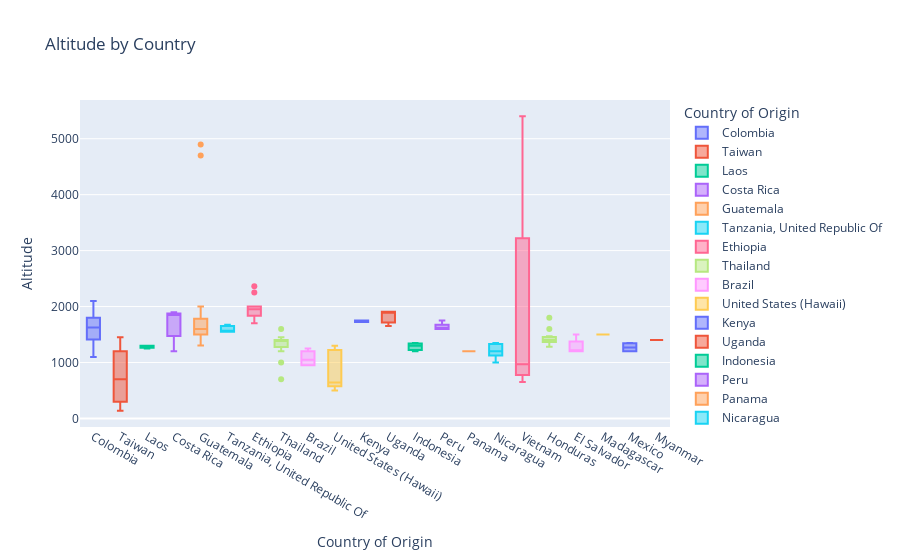

The cell this chart's notebook holds for it:
### Code cell
boxplot_altitude = px.box(
    df_coffee,
    y='Altitude',
    x='Country of Origin',
    title='Altitude by Country',
    color='Country of Origin',
)

boxplot_altitude.show()

### Figure 1 — Plotly figure (JSON) as saved in the notebook; plotly's stock layout.template omitted (floating-point values rounded to 4 significant figures)
{"data": [{"alignmentgroup": "True", "hovertemplate": "Country of Origin=%{x}<br>Altitude=%{y}<extra></extra>", "legendgroup": "Colombia", "marker": {"color": "#636efa"}, "name": "Colombia", "notched": false, "offsetgroup": "Colombia", "orientation": "v", "showlegend": true, "type": "box", "x": ["Colombia", "Colombia", "Colombia", "Colombia", "Colombia", "Colombia", "Colombia", "Colombia", "Colombia", "Colombia", "Colombia", "Colombia", "Colombia", "Colombia", "Colombia", "Colombia", "Colombia", "Colombia", "Colombia"], "x0": " ", "xaxis": "x", "y": [1815, 1975, 1850, 1350, 2100, 1550, 1411, 1700, 1800, null, 1700, 1100, 1390, 1650, 1350, 1700, 1574, 1550, 1600], "y0": " ", "yaxis": "y"}, {"alignmentgroup": "True", "hovertemplate": "Country of Origin=%{x}<br>Altitude=%{y}<extra></extra>", "legendgroup": "Taiwan", "marker": {"color": "#EF553B"}, "name": "Taiwan", "notched": false, "offsetgroup": "Taiwan", "orientation": "v", "showlegend": true, "type": "box", "x": ["Taiwan", "Taiwan", "Taiwan", "Taiwan", "Taiwan", "Taiwan", "Taiwan", "Taiwan", "Taiwan", "Taiwan", "Taiwan", "Taiwan", "Taiwan", "Taiwan", "Taiwan", "Taiwan", "Taiwan", "Taiwan", "Taiwan", "Taiwan", "Taiwan", "Taiwan", "Taiwan", "Taiwan", "Taiwan", "Taiwan", "Taiwan", "Taiwan", "Taiwan", "Taiwan", "Taiwan", "Taiwan", "Taiwan", "Taiwan", "Taiwan", "Taiwan", "Taiwan", "Taiwan", "Taiwan", "Taiwan", "Taiwan", "Taiwan", "Taiwan", "Taiwan", "Taiwan", "Taiwan", "Taiwan", "Taiwan", "Taiwan", "Taiwan", "Taiwan", "Taiwan", "Taiwan", "Taiwan", "Taiwan", "Taiwan", "Taiwan", "Taiwan", "Taiwan", "Taiwan", "Taiwan"], "x0": " ", "xaxis": "x", "y": [1200, 1250, 1200, 1250, 1250, 1100, 1300, 1200, 850, 1250, 1300, 1200, 1060, 200, 200, 668, 1200, 650, 850, 400, 1000, 800, 150, 800, 375, 230, 1300, 1400, 1200, 250, 700, 1250, 1450, 520, 400, 850, 150, 800, 1250, 300, 325, 275, 1100, 250, 300, 750, 1150, 250, 340, 275, 1200, 165, 465, 139, 140, 600, 460, 500, 300, 300, 435], "y0": " ", "yaxis": "y"}, {"alignmentgroup": "True", "hovertemplate": "Country of Origin=%{x}<br>Altitude=%{y}<extra></extra>", "legendgroup": "Laos", "marker": {"color": "#00cc96"}, "name": "Laos", "notched": false, "offsetgroup": "Laos", "orientation": "v", "showlegend": true, "type": "box", "x": ["Laos", "Laos", "Laos"], "x0": " ", "xaxis": "x", "y": [1300, 1250, 1300], "y0": " ", "yaxis": "y"}, {"alignmentgroup": "True", "hovertemplate": "Country of Origin=%{x}<br>Altitude=%{y}<extra></extra>", "legendgroup": "Costa Rica", "marker": {"color": "#ab63fa"}, "name": "Costa Rica", "notched": false, "offsetgroup": "Costa Rica", "orientation": "v", "showlegend": true, "type": "box", "x": ["Costa Rica", "Costa Rica", "Costa Rica", "Costa Rica", "Costa Rica", "Costa Rica", "Costa Rica", "Costa Rica"], "x0": " ", "xaxis": "x", "y": [1900, 1850, 1900, 1850, 1850, 1450, 1500, 1200], "y0": " ", "yaxis": "y"}, {"alignmentgroup": "True", "hovertemplate": "Country of Origin=%{x}<br>Altitude=%{y}<extra></extra>", "legendgroup": "Guatemala", "marker": {"color": "#FFA15A"}, "name": "Guatemala", "notched": false, "offsetgroup": "Guatemala", "orientation": "v", "showlegend": true, "type": "box", "x": ["Guatemala", "Guatemala", "Guatemala", "Guatemala", "Guatemala", "Guatemala", "Guatemala", "Guatemala", "Guatemala", "Guatemala", "Guatemala", "Guatemala", "Guatemala", "Guatemala", "Guatemala", "Guatemala", "Guatemala", "Guatemala", "Guatemala", "Guatemala", "Guatemala"], "x0": " ", "xaxis": "x", "y": [1668, 2000, 1900, 1600, 4700, 1600, 1600, 4895, 1350, 1600, 1600, 1550, 1550, 1900, 1600, 1400, null, 1600, 1302.0, 1450, 1400], "y0": " ", "yaxis": "y"}, {"alignmentgroup": "True", "hovertemplate": "Country of Origin=%{x}<br>Altitude=%{y}<extra></extra>", "legendgroup": "Tanzania, United Republic Of", "marker": {"color": "#19d3f3"}, "name": "Tanzania, United Republic Of", "notched": false, "offsetgroup": "Tanzania, United Republic Of", "orientation": "v", "showlegend": true, "type": "box", "x": ["Tanzania, United Republic Of", "Tanzania, United Republic Of", "Tanzania, United Republic Of", "Tanzania, United Republic Of", "Tanzania, United Republic Of", "Tanzania, United Republic Of"], "x0": " ", "xaxis": "x", "y": [1550, 1585, 1654, 1675, 1550, 1550], "y0": " ", "yaxis": "y"}, {"alignmentgroup": "True", "hovertemplate": "Country of Origin=%{x}<br>Altitude=%{y}<extra></extra>", "legendgroup": "Ethiopia", "marker": {"color": "#FF6692"}, "name": "Ethiopia", "notched": false, "offsetgroup": "Ethiopia", "orientation": "v", "showlegend": true, "type": "box", "x": ["Ethiopia", "Ethiopia", "Ethiopia", "Ethiopia", "Ethiopia", "Ethiopia", "Ethiopia", "Ethiopia", "Ethiopia", "Ethiopia", "Ethiopia"], "x0": " ", "xaxis": "x", "y": [2000, 1950, 2000, 1950, 2250, 1700, 1943, 2361, 1800, 2000, 1700], "y0": " ", "yaxis": "y"}, {"alignmentgroup": "True", "hovertemplate": "Country of Origin=%{x}<br>Altitude=%{y}<extra></extra>", "legendgroup": "Thailand", "marker": {"color": "#B6E880"}, "name": "Thailand", "notched": false, "offsetgroup": "Thailand", "orientation": "v", "showlegend": true, "type": "box", "x": ["Thailand", "Thailand", "Thailand", "Thailand", "Thailand", "Thailand", "Thailand", "Thailand", "Thailand", "Thailand", "Thailand", "Thailand"], "x0": " ", "xaxis": "x", "y": [1600, 1350, 1390, 1450, 1400, 1400, 1390, 1200, 1000, 1400, 1400, 700], "y0": " ", "yaxis": "y"}, {"alignmentgroup": "True", "hovertemplate": "Country of Origin=%{x}<br>Altitude=%{y}<extra></extra>", "legendgroup": "Brazil", "marker": {"color": "#FF97FF"}, "name": "Brazil", "notched": false, "offsetgroup": "Brazil", "orientation": "v", "showlegend": true, "type": "box", "x": ["Brazil", "Brazil", "Brazil", "Brazil", "Brazil", "Brazil", "Brazil", "Brazil", "Brazil", "Brazil"], "x0": " ", "xaxis": "x", "y": [1250, 1100, 950, 1100, 1000, 950, 1200, 1200, 950, 975], "y0": " ", "yaxis": "y"}, {"alignmentgroup": "True", "hovertemplate": "Country of Origin=%{x}<br>Altitude=%{y}<extra></extra>", "legendgroup": "United States (Hawaii)", "marker": {"color": "#FECB52"}, "name": "United States (Hawaii)", "notched": false, "offsetgroup": "United States (Hawaii)", "orientation": "v", "showlegend": true, "type": "box", "x": ["United States (Hawaii)", "United States (Hawaii)", "United States (Hawaii)", "United States (Hawaii)", "United States (Hawaii)"], "x0": " ", "xaxis": "x", "y": [600, 1300, 500, 640, 1200], "y0": " ", "yaxis": "y"}, {"alignmentgroup": "True", "hovertemplate": "Country of Origin=%{x}<br>Altitude=%{y}<extra></extra>", "legendgroup": "Kenya", "marker": {"color": "#636efa"}, "name": "Kenya", "notched": false, "offsetgroup": "Kenya", "orientation": "v", "showlegend": true, "type": "box", "x": ["Kenya", "Kenya"], "x0": " ", "xaxis": "x", "y": [1750, 1725], "y0": " ", "yaxis": "y"}, {"alignmentgroup": "True", "hovertemplate": "Country of Origin=%{x}<br>Altitude=%{y}<extra></extra>", "legendgroup": "Uganda", "marker": {"color": "#EF553B"}, "name": "Uganda", "notched": false, "offsetgroup": "Uganda", "orientation": "v", "showlegend": true, "type": "box", "x": ["Uganda", "Uganda", "Uganda"], "x0": " ", "xaxis": "x", "y": [1905, 1650, 1905], "y0": " ", "yaxis": "y"}, {"alignmentgroup": "True", "hovertemplate": "Country of Origin=%{x}<br>Altitude=%{y}<extra></extra>", "legendgroup": "Indonesia", "marker": {"color": "#00cc96"}, "name": "Indonesia", "notched": false, "offsetgroup": "Indonesia", "orientation": "v", "showlegend": true, "type": "box", "x": ["Indonesia", "Indonesia", "Indonesia"], "x0": " ", "xaxis": "x", "y": [1200, 1300, 1350], "y0": " ", "yaxis": "y"}, {"alignmentgroup": "True", "hovertemplate": "Country of Origin=%{x}<br>Altitude=%{y}<extra></extra>", "legendgroup": "Peru", "marker": {"color": "#ab63fa"}, "name": "Peru", "notched": false, "offsetgroup": "Peru", "orientation": "v", "showlegend": true, "type": "box", "x": ["Peru", "Peru", "Peru", "Peru"], "x0": " ", "xaxis": "x", "y": [1750, 1600, 1600, 1600], "y0": " ", "yaxis": "y"}, {"alignmentgroup": "True", "hovertemplate": "Country of Origin=%{x}<br>Altitude=%{y}<extra></extra>", "legendgroup": "Panama", "marker": {"color": "#FFA15A"}, "name": "Panama", "notched": false, "offsetgroup": "Panama", "orientation": "v", "showlegend": true, "type": "box", "x": ["Panama", "Panama"], "x0": " ", "xaxis": "x", "y": [1200, 1200], "y0": " ", "yaxis": "y"}, {"alignmentgroup": "True", "hovertemplate": "Country of Origin=%{x}<br>Altitude=%{y}<extra></extra>", "legendgroup": "Nicaragua", "marker": {"color": "#19d3f3"}, "name": "Nicaragua", "notched": false, "offsetgroup": "Nicaragua", "orientation": "v", "showlegend": true, "type": "box", "x": ["Nicaragua", "Nicaragua", "Nicaragua", "Nicaragua", "Nicaragua", "Nicaragua", "Nicaragua"], "x0": " ", "xaxis": "x", "y": [1350, 1200, 1350, 1275, 1100, 1000, 1200], "y0": " ", "yaxis": "y"}, {"alignmentgroup": "True", "hovertemplate": "Country of Origin=%{x}<br>Altitude=%{y}<extra></extra>", "legendgroup": "Vietnam", "marker": {"color": "#FF6692"}, "name": "Vietnam", "notched": false, "offsetgroup": "Vietnam", "orientation": "v", "showlegend": true, "type": "box", "x": ["Vietnam", "Vietnam", "Vietnam", "Vietnam"], "x0": " ", "xaxis": "x", "y": [650, 900, 1040, 5400], "y0": " ", "yaxis": "y"}, {"alignmentgroup": "True", "hovertemplate": "Country of Origin=%{x}<br>Altitude=%{y}<extra></extra>", "legendgroup": "Honduras", "marker": {"color": "#B6E880"}, "name": "Honduras", "notched": false, "offsetgroup": "Honduras", "orientation": "v", "showlegend": true, "type": "box", "x": ["Honduras", "Honduras", "Honduras", "Honduras", "Honduras", "Honduras", "Honduras", "Honduras", "Honduras", "Honduras", "Honduras", "Honduras", "Honduras"], "x0": " ", "xaxis": "x", "y": [1368, 1368, 1800, 1470, 1400, 1600, 1400, 1368, 1450, 1280, 1450, 1368, 1368], "y0": " ", "yaxis": "y"}, {"alignmentgroup": "True", "hovertemplate": "Country of Origin=%{x}<br>Altitude=%{y}<extra></extra>", "legendgroup": "El Salvador", "marker": {"color": "#FF97FF"}, "name": "El Salvador", "notched": false, "offsetgroup": "El Salvador", "orientation": "v", "showlegend": true, "type": "box", "x": ["El Salvador", "El Salvador", "El Salvador", "El Salvador", "El Salvador", "El Salvador", "El Salvador"], "x0": " ", "xaxis": "x", "y": [1500, 1200, 1200, 1200, 1400, 1300, 1200], "y0": " ", "yaxis": "y"}, {"alignmentgroup": "True", "hovertemplate": "Country of Origin=%{x}<br>Altitude=%{y}<extra></extra>", "legendgroup": "Madagascar", "marker": {"color": "#FECB52"}, "name": "Madagascar", "notched": false, "offsetgroup": "Madagascar", "orientation": "v", "showlegend": true, "type": "box", "x": ["Madagascar"], "x0": " ", "xaxis": "x", "y": [1500], "y0": " ", "yaxis": "y"}, {"alignmentgroup": "True", "hovertemplate": "Country of Origin=%{x}<br>Altitude=%{y}<extra></extra>", "legendgroup": "Mexico", "marker": {"color": "#636efa"}, "name": "Mexico", "notched": false, "offsetgroup": "Mexico", "orientation": "v", "showlegend": true, "type": "box", "x": ["Mexico", "Mexico", "Mexico", "Mexico"], "x0": " ", "xaxis": "x", "y": [1200, 1350, 1340, 1200], "y0": " ", "yaxis": "y"}, {"alignmentgroup": "True", "hovertemplate": "Country of Origin=%{x}<br>Altitude=%{y}<extra></extra>", "legendgroup": "Myanmar", "marker": {"color": "#EF553B"}, "name": "Myanmar", "notched": false, "offsetgroup": "Myanmar", "orientation": "v", "showlegend": true, "type": "box", "x": ["Myanmar"], "x0": " ", "xaxis": "x", "y": [1400], "y0": " ", "yaxis": "y"}], "layout": {"boxmode": "overlay", "legend": {"title": {"text": "Country of Origin"}, "tracegroupgap": 0}, "title": {"text": "Altitude by Country"}, "xaxis": {"anchor": "y", "categoryarray": ["Colombia", "Taiwan", "Laos", "Costa Rica", "Guatemala", "Tanzania, United Republic Of", "Ethiopia", "Thailand", "Brazil", "United States (Hawaii)", "Kenya", "Uganda", "Indonesia", "Peru", "Panama", "Nicaragua", "Vietnam", "Honduras", "El Salvador", "Madagascar", "Mexico", "Myanmar"], "categoryorder": "array", "domain": [0, 1], "title": {"text": "Country of Origin"}}, "yaxis": {"anchor": "x", "domain": [0, 1], "title": {"text": "Altitude"}}}}
